Frame 1 (no input): blank canvas, image omitted
Frame 60 (the mouse pressed at the canvas centre just before this capture): blank canvas, image omitted
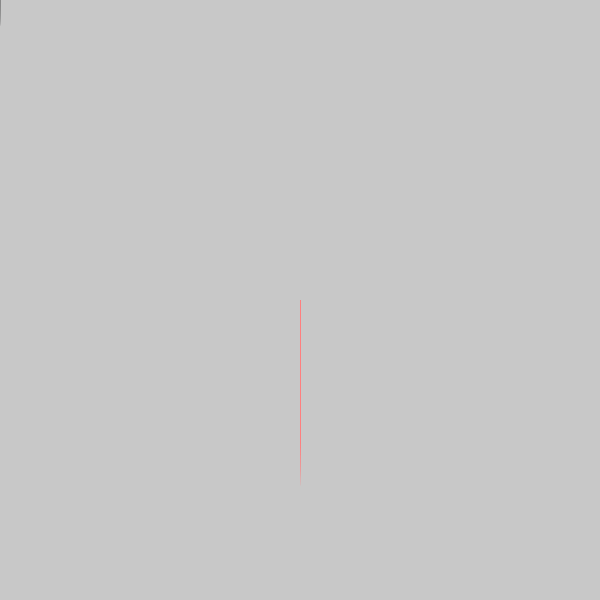
Frame 120 (the mouse held since frame 60 and released just before this capture)

The Processing sketch whose frames 1 and 60 were blank and that drew this single picture after the mouse press (run headless with seeded random() and noise(); from frame 60 on, the mouse is pressed at the canvas centre):

// Processing sketch: processing_39674
// ── processing_39674.pde

void setup() {
  size(600, 600);
  background(200);
  colorMode(HSB,200,100,200);
  smooth();
}

void draw() {
  println(mouseX + " " + mouseY + " " + pmouseX + " " + pmouseY);
      if (mousePressed){
        ellipse( pmouseX, pmouseY, random(1), random(200));//my eleictric sound wave.
      }
      fill(mouseX, 50, mouseY);
  noStroke();
   if (mousePressed) {
    ellipseMode(CORNER); 
//fill(50); //black ink
}
}

// function called when mouse is pressed
void mousePressed() {
  background(0);
}  // clears the background

// try making the size of the circles random as well
